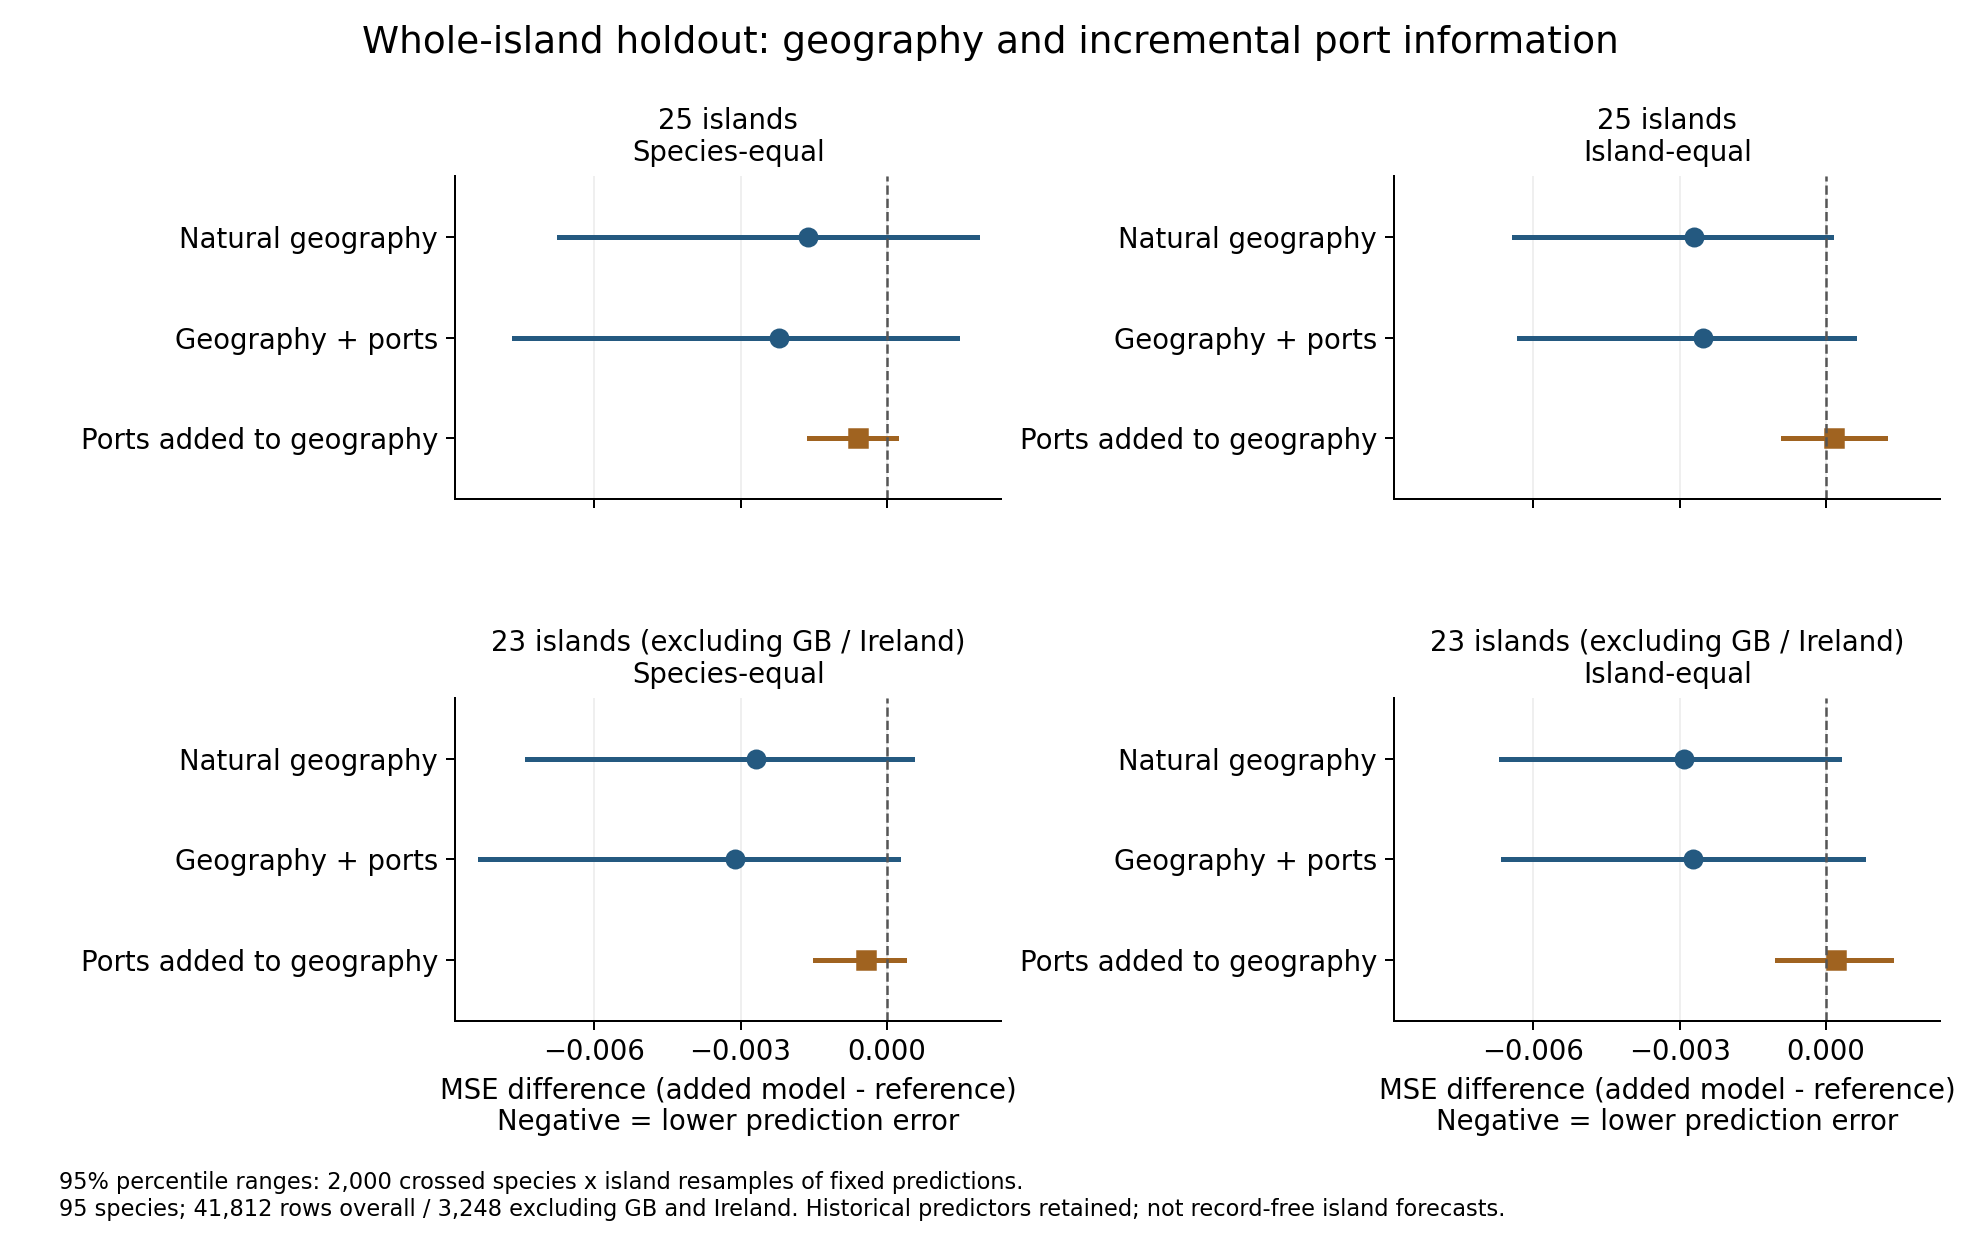

Generate this figure with Python:
from pathlib import Path
import os
os.environ['OPENBLAS_NUM_THREADS']='1'
import json,hashlib
import numpy as np
import pandas as pd
import matplotlib
matplotlib.use('Agg')
import matplotlib.pyplot as plt
from matplotlib.ticker import MaxNLocator

R=Path(__file__).resolve().parents[2];O=R/'outputs';F=R/'work/temporal/forecast'
source=F/'predictions_joint_island.parquet'
receipt=json.loads((O/'whole_island_holdout_validation.json').read_text())
assert receipt['status']=='PASS_SAVED_PREDICTION_REPLAY'
assert hashlib.sha256(source.read_bytes()).hexdigest()==receipt['prediction_sha256']
design=dict(status='POST_POINT_ESTIMATE_UNCERTAINTY_DESIGN',seed=20261105,draws=2000,
    method='Independent multinomial resampling of species and island labels; fixed paired predictions; percentile intervals. Species-equal and island-equal estimands retained separately.',
    limitations='Not a model-refit bootstrap or proof of independent islands/species. Geographic and phylogenetic dependencies may remain. This specification follows inspection of point estimates, not pre-result preregistration.')
lock=O/'whole_island_uncertainty_design.json'
if lock.exists():assert json.loads(lock.read_text())==design
else:lock.write_text(json.dumps(design,indent=2))
p=pd.read_parquet(source)
comparisons=[('B5_sea_terrain','M5_host_composition','Natural geography'),('J1_natural_transport','M5_host_composition','Geography + ports'),('J1_natural_transport','B5_sea_terrain','Ports added to geography')]
rows=[];influence=[]
for cohort,q in [('all_islands',p),('without_GB_Ireland',p[~p.landmass_id.isin(['15','26'])])]:
    sp=sorted(q.species.unique());isl=sorted(q.landmass_id.unique());rng=np.random.default_rng(design['seed'])
    def matrix(frame,col):
        return frame.groupby(['species','landmass_id'])[col].sum().unstack(fill_value=0).reindex(index=sp,columns=isl,fill_value=0).to_numpy()
    counts=matrix(q.assign(n=1),'n')
    sw=rng.multinomial(len(sp),np.ones(len(sp))/len(sp),size=design['draws'])
    iw=rng.multinomial(len(isl),np.ones(len(isl))/len(isl),size=design['draws'])
    for model,ref,label in comparisons:
        d=(q[model]-q.target)**2-(q[ref]-q.target)**2
        sums=matrix(q.assign(delta=d),'delta')
        for weighting,group in [('species_equal','species'),('island_equal','landmass_id')]:
            point=float(d.groupby(q[group]).mean().mean())
            if weighting=='species_equal':
                denom=iw@counts.T;num=iw@sums.T;weights=sw*(denom>0)
                direct=(sums.sum(axis=1)/counts.sum(axis=1)).mean()
            else:
                denom=sw@counts;num=sw@sums;weights=iw*(denom>0)
                direct=(sums.sum(axis=0)/counts.sum(axis=0)).mean()
            np.testing.assert_allclose(point,direct,atol=1e-15)
            means=np.divide(num,denom,out=np.zeros_like(num),where=denom>0)
            assert (weights.sum(axis=1)>0).all()
            samples=(means*weights).sum(axis=1)/weights.sum(axis=1)
            lo,hi=np.quantile(samples,[.025,.975])
            rows.append(dict(cohort=cohort,weighting=weighting,model=model,reference=ref,label=label,mse_difference=point,interval_low=lo,interval_high=hi,rows=len(q),species=len(sp),islands=len(isl),draws=design['draws']))
            for omitted in isl:
                keep=q.landmass_id.ne(omitted)
                influence.append(dict(cohort=cohort,weighting=weighting,model=model,reference=ref,omitted_island=omitted,mse_difference=float(d[keep].groupby(q.loc[keep,group]).mean().mean())))
out=pd.DataFrame(rows);out.to_csv(O/'whole_island_paired_uncertainty.csv',index=False)
pd.DataFrame(influence).to_csv(O/'whole_island_leave_one_out.csv',index=False)
plt.rcParams.update({'font.size':11,'axes.spines.top':False,'axes.spines.right':False})
fig,axes=plt.subplots(2,2,figsize=(11,7),sharex=True)
for i,cohort in enumerate(['all_islands','without_GB_Ireland']):
    for j,weighting in enumerate(['species_equal','island_equal']):
        ax=axes[i,j];s=out[(out.cohort==cohort)&(out.weighting==weighting)]
        for y,(_,row) in enumerate(s.iterrows()):
            color='#245980' if y<2 else '#a06320'
            ax.plot([row.interval_low,row.interval_high],[y,y],color=color,lw=2)
            ax.plot(row.mse_difference,y,'o' if y<2 else 's',color=color,ms=7)
        ax.axvline(0,color='#555555',ls='--',lw=1)
        ax.set_yticks(range(3),s.label);ax.invert_yaxis();ax.set_ylim(2.6,-.6)
        ax.set_title(('25 islands' if i==0 else '23 islands (excluding GB / Ireland)')+'\n'+('Species-equal' if j==0 else 'Island-equal'),fontsize=11)
        ax.grid(axis='x',alpha=.2)
        ax.xaxis.set_major_locator(MaxNLocator(nbins=4))
        if i==1:ax.set_xlabel('MSE difference (added model - reference)\nNegative = lower prediction error')
fig.suptitle('Whole-island holdout: geography and incremental port information',fontsize=15,y=.98)
fig.subplots_adjust(left=.23,right=.98,bottom=.19,top=.86,wspace=.72,hspace=.62)
fig.text(.03,.035,'95% percentile ranges: 2,000 crossed species x island resamples of fixed predictions.\n95 species; 41,812 rows overall / 3,248 excluding GB and Ireland. Historical predictors retained; not record-free island forecasts.',fontsize=9)
fig.savefig(O/'whole_island_uncertainty.png',dpi=180);plt.close(fig)
lines=['# 島外予測の不確実性と港の追加価値','', '既存225候補・155種の主解析を変更せず、固定済みの25島・95種の追加評価を再標本化した。点推定を確認した後の追加診断であり、事前登録解析とは区別する。種と島を独立に復元抽出する交差再標本化2,000回。予測値は固定し、モデルの再学習はしていない。','', '|対象|重み|比較|MSE差|95%再標本化区間|','|---|---|---|---:|---|']
for x in rows:lines.append(f"|{x['cohort']}|{x['weighting']}|{x['label']}|{x['mse_difference']:+.6f}|[{x['interval_low']:+.6f}, {x['interval_high']:+.6f}]|")
lines+=['','MSE差は追加モデル−比較モデル。負なら改善。種等重みは各種内の全評価行を平均、島等重みは各島内の全評価行を平均する。再標本化では反対側のクラスタ重みも適用し、記録が残らない種／島はその反復の平均から除く。','', '区間は固定された予測誤差の標本構成への感度を表す。島間の地理依存、種間の系統依存、学習データやモデル推定の不確実性を全て解消する区間ではない。過去の記録は説明変数に保持される。港の輸送指標の被覆不足や後年の港位置情報も残る。自然地理群の改善を特定の海峡・山地の因果効果と同一視しない。','', '図：whole_island_uncertainty.png。島を一つずつ除外した全結果：whole_island_leave_one_out.csv。']
if ((out.interval_low<0)&(out.interval_high>0)).all():
    lines+=['','今回の全12比較で95%再標本化区間はゼロを含んだ。自然地理の点推定での改善は保持するが、島や種を越えた確実な改善とまでは判断しない。港追加の点推定は種等重みと島等重みで符号が異なり、港の追加価値も未確定。既存の植物・港・チョウの組成相関を否定する検定ではない。']
(O/'whole_island_uncertainty_results_ja.md').write_text('\n'.join(lines)+'\n',encoding='utf-8')
print(out[['cohort','weighting','label','mse_difference','interval_low','interval_high']].to_string(index=False))
